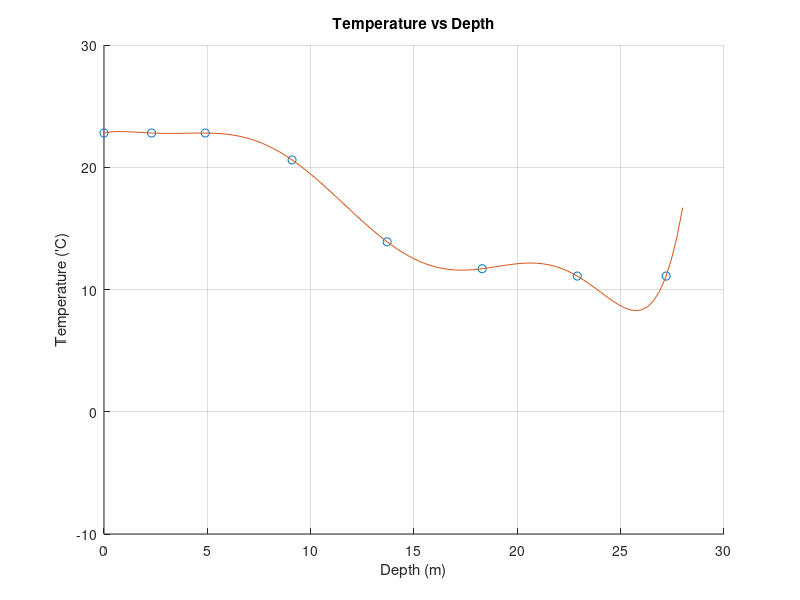
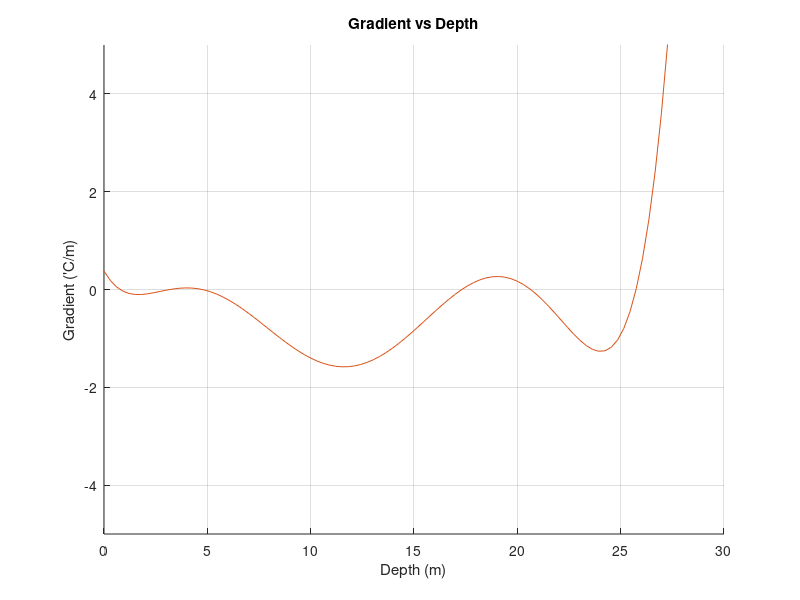

These figures' MATLAB source, in order:
# Allan Matthew B. Mariano
# 2015-05804
# CS 131 WFY



################################################
#Part 2: Monomial Basis Interpolation
################################################

# x values z(m)
x =[
  0
  2.3
  4.9
  9.1
  13.7
  18.3
  22.9
  27.2
];
#Summer Temperature Values T(C)
temp = [
  22.8
  22.8
  22.8
  20.6
  13.9
  11.7
  11.1
  11.1
];

#Function to get the first derivative

function ret = first(x,a)
  ret =x*(x*(x*(x*(x*(x*7*a(8)+6*a(7))+5*a(6))+4*a(5))+3*a(4))+2*a(3))+a(2); 
endfunction

#Function to get the second derivative

function ret = inflex(x,a)
  ret =x*(x*(x*(x*(x*42*a(8)+30*a(7))+20*a(6))+12*a(5))+6*a(4))+2*a(3); 
endfunction

#Function to het the third derivative

function ret = inflex2(x,a)
  ret = x*(x*(x*(x*210*a(8)+120*a(7))+60*a(6))+24*a(5))+6*a(4); 
endfunction

#A Cholesky Function that does Factorization

function ret = cholesky(Tot,p)
  A = Tot'*Tot;
  b = Tot'*p;
  I  = eye(columns(A));
  s = columns(I);



  D = A;
  L = I;

  for j = 1:s-1
     M1 = I;
    for k=j+1:s
       M1(k,j) = -D(k,j)/D(j,j);
   end
    L = M1*L;
    D = M1*D;
  end


  D= diag(diag(D));

  L = inv(L);

  y = L\b;
  x = (D*L')\y;

  ret = x;
endfunction

#vandermonde matrix
printf("2.1 = Vandermond atrix which represents the polynomial\n")
x1 = [
  1 x(1) x(1)^2 x(1)^3 x(1)^4 x(1)^5 x(1)^6 x(1)^7
  1 x(2) x(2)^2 x(2)^3 x(2)^4 x(2)^5 x(2)^6 x(2)^7
  1 x(3) x(3)^2 x(3)^3 x(3)^4 x(3)^5 x(3)^6 x(3)^7
  1 x(4) x(4)^2 x(4)^3 x(4)^4 x(4)^5 x(4)^6 x(4)^7
  1 x(5) x(5)^2 x(5)^3 x(5)^4 x(5)^5 x(5)^6 x(5)^7
  1 x(6) x(6)^2 x(6)^3 x(6)^4 x(6)^5 x(6)^6 x(6)^7
  1 x(7) x(7)^2 x(7)^3 x(7)^4 x(7)^5 x(7)^6 x(7)^7
  1 x(8) x(8)^2 x(8)^3 x(8)^4 x(8)^5 x(8)^6 x(8)^7
]

printf("\n===============================================\n")


# compute a0 - a7

printf("1.2 = Coefficients of the function a0 - a7 respectively\n")


ans = cholesky(x1, temp)

printf("\n===============================================\n")


hehe = ans;

#plotting

j = linspace(0, 28);
for i = 1: 100
  y(i) = polyval(flipud(ans), j(i));
end

figure(1)
clf()
hold on;
grid on;
xlabel("Depth (m)");
ylabel("Temperature ('C)");
title("Temperature vs Depth");
plot(x,temp, 'o')
plot(j,y, '-')
xlim([0,30])
ylim([-10,30])
hold off;

# getting inflection using Newton's Method
temp = temp';

thermocline = 12.476;


curr = thermocline + (inflex(thermocline, ans)/inflex2(thermocline, ans));
old = curr;
err = curr;

while err > 0.01
  curr = thermocline - (inflex(thermocline, ans)/inflex2(thermocline, ans));
  err = abs(curr-old);
  old = curr;
  thermocline = curr;
endwhile

printf("2.3 = Get the inflection point\n")


thermocline = curr;

printf("Thermocline = %f m", thermocline)

printf("\n===============================================\n")

#getting the gradient

printf("2.5 = Get the gradient(First Derivative)\n")


gradient = first(thermocline, ans);

printf("Gradient = %f C /m \n", gradient)

printf("===============================================\n")


#plotting the gradient

a = linspace(0, 30);
for i = 1: 100
  b(i) = first(a(i),ans);
end

figure(2)
clf()
xlabel("Depth (m)");
ylabel("Gradient ('C/m)");
title("Gradient vs Depth");
hold on;
grid on;
plot(x,temp, 'o')
plot(a,b, '-')
ylim([-5,5])
xlim([0,30])
hold off;

#get heat flux

printf("2.6 = Get the heatflux using the gradient\n")


heatflux = ((-0.01*(gradient/100))*86400);

printf("Heat flux = %f cal / (cm^2 day)\n", heatflux)

